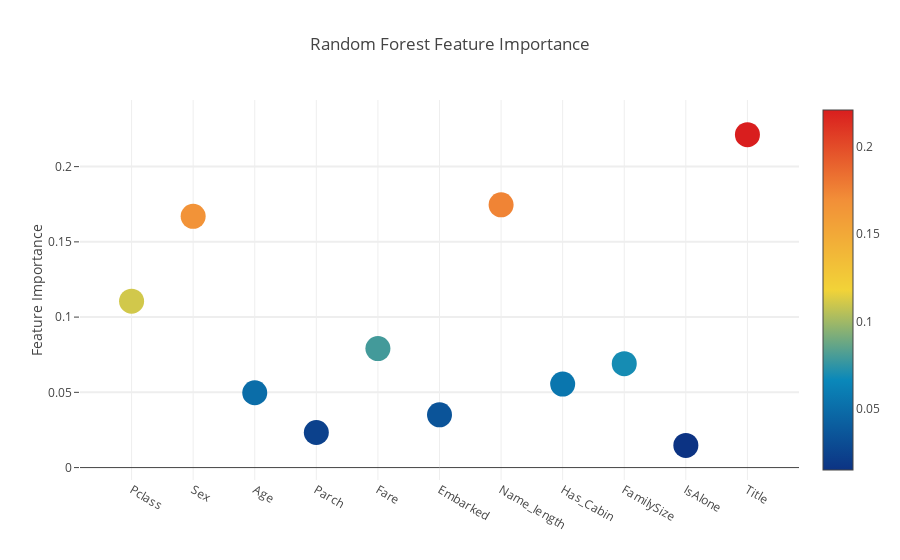
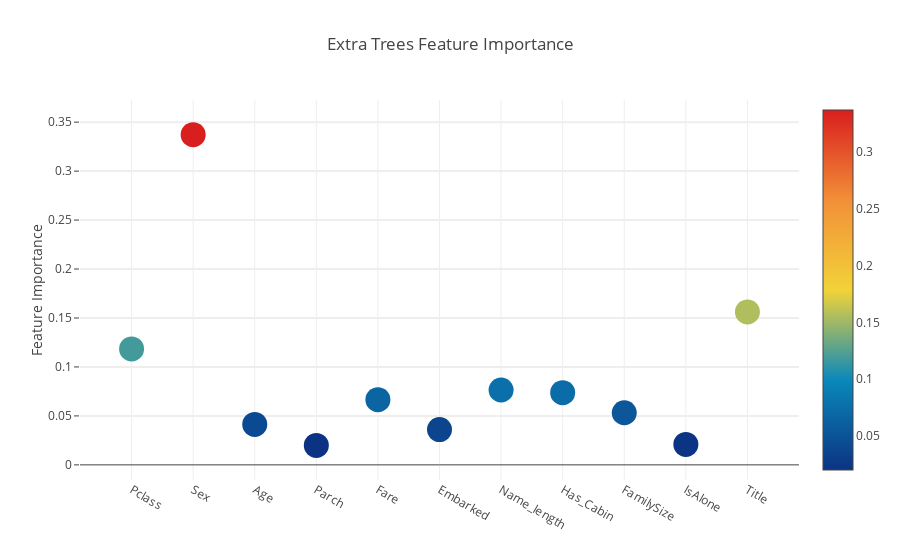
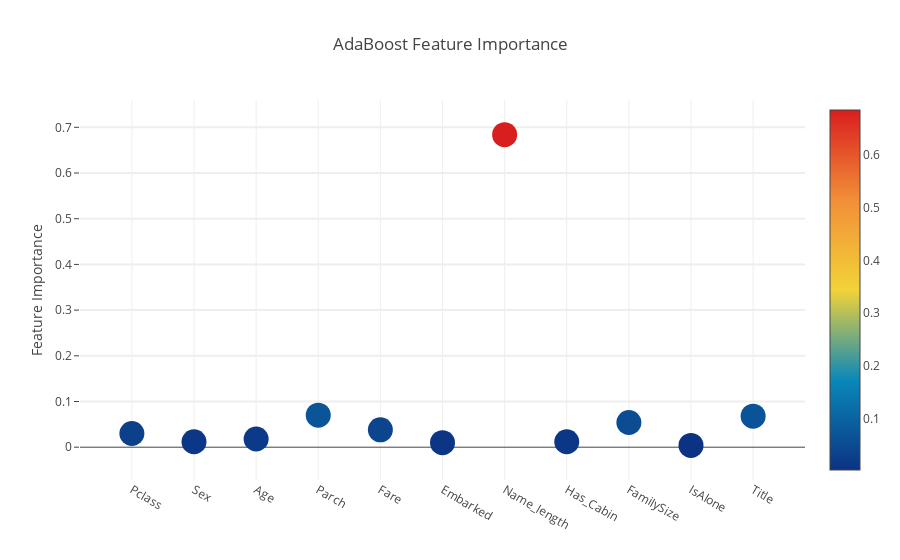
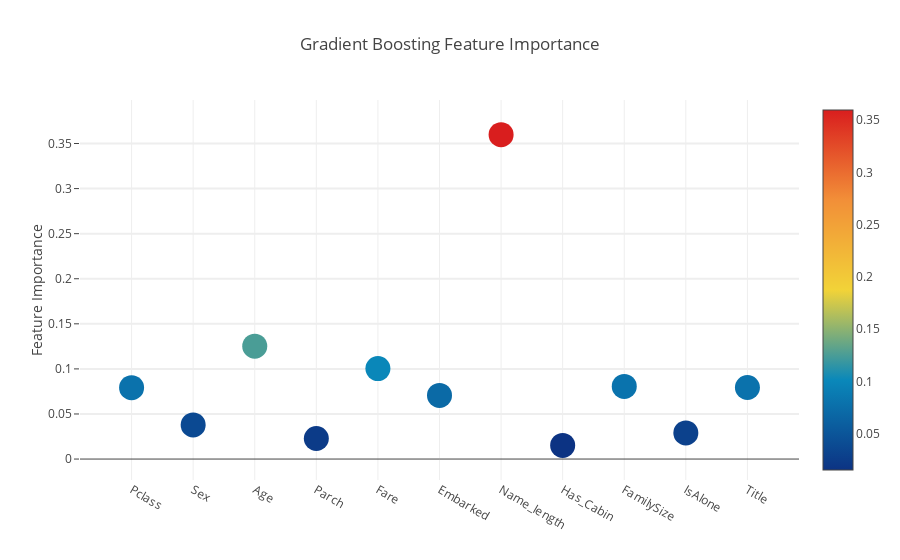

Notebook code for these charts, in order:
### Code cell
# Scatter plot 
trace = go.Scatter(
    y = feature_dataframe['Random Forest feature importances'].values,
    x = feature_dataframe['features'].values,
    mode='markers',
    marker=dict(
        sizemode = 'diameter',
        sizeref = 1,
        size = 25,
#       size= feature_dataframe['AdaBoost feature importances'].values,
        #color = np.random.randn(500), #set color equal to a variable
        color = feature_dataframe['Random Forest feature importances'].values,
        colorscale='Portland',
        showscale=True
    ),
    text = feature_dataframe['features'].values
)
data = [trace]

layout= go.Layout(
    autosize= True,
    title= 'Random Forest Feature Importance',
    hovermode= 'closest',
#     xaxis= dict(
#         title= 'Pop',
#         ticklen= 5,
#         zeroline= False,
#         gridwidth= 2,
#     ),
    yaxis=dict(
        title= 'Feature Importance',
        ticklen= 5,
        gridwidth= 2
    ),
    showlegend= False
)
fig = go.Figure(data=data, layout=layout)
py.iplot(fig,filename='scatter2010')

# Scatter plot 
trace = go.Scatter(
    y = feature_dataframe['Extra Trees  feature importances'].values,
    x = feature_dataframe['features'].values,
    mode='markers',
    marker=dict(
        sizemode = 'diameter',
        sizeref = 1,
        size = 25,
#       size= feature_dataframe['AdaBoost feature importances'].values,
        #color = np.random.randn(500), #set color equal to a variable
        color = feature_dataframe['Extra Trees  feature importances'].values,
        colorscale='Portland',
        showscale=True
    ),
    text = feature_dataframe['features'].values
)
data = [trace]

layout= go.Layout(
    autosize= True,
    title= 'Extra Trees Feature Importance',
    hovermode= 'closest',
#     xaxis= dict(
#         title= 'Pop',
#         ticklen= 5,
#         zeroline= False,
#         gridwidth= 2,
#     ),
    yaxis=dict(
        title= 'Feature Importance',
        ticklen= 5,
        gridwidth= 2
    ),
    showlegend= False
)
fig = go.Figure(data=data, layout=layout)
py.iplot(fig,filename='scatter2010')

# Scatter plot 
trace = go.Scatter(
    y = feature_dataframe['AdaBoost feature importances'].values,
    x = feature_dataframe['features'].values,
    mode='markers',
    marker=dict(
        sizemode = 'diameter',
        sizeref = 1,
        size = 25,
#       size= feature_dataframe['AdaBoost feature importances'].values,
        #color = np.random.randn(500), #set color equal to a variable
        color = feature_dataframe['AdaBoost feature importances'].values,
        colorscale='Portland',
        showscale=True
    ),
    text = feature_dataframe['features'].values
)
data = [trace]

layout= go.Layout(
    autosize= True,
    title= 'AdaBoost Feature Importance',
    hovermode= 'closest',
#     xaxis= dict(
#         title= 'Pop',
#         ticklen= 5,
#         zeroline= False,
#         gridwidth= 2,
#     ),
    yaxis=dict(
        title= 'Feature Importance',
        ticklen= 5,
        gridwidth= 2
    ),
    showlegend= False
)
fig = go.Figure(data=data, layout=layout)
py.iplot(fig,filename='scatter2010')

# Scatter plot 
trace = go.Scatter(
    y = feature_dataframe['Gradient Boost feature importances'].values,
    x = feature_dataframe['features'].values,
    mode='markers',
    marker=dict(
        sizemode = 'diameter',
        sizeref = 1,
        size = 25,
#       size= feature_dataframe['AdaBoost feature importances'].values,
        #color = np.random.randn(500), #set color equal to a variable
        color = feature_dataframe['Gradient Boost feature importances'].values,
        colorscale='Portland',
        showscale=True
    ),
    text = feature_dataframe['features'].values
)
data = [trace]

layout= go.Layout(
    autosize= True,
    title= 'Gradient Boosting Feature Importance',
    hovermode= 'closest',
#     xaxis= dict(
#         title= 'Pop',
#         ticklen= 5,
#         zeroline= False,
#         gridwidth= 2,
#     ),
    yaxis=dict(
        title= 'Feature Importance',
        ticklen= 5,
        gridwidth= 2
    ),
    showlegend= False
)
fig = go.Figure(data=data, layout=layout)
py.iplot(fig,filename='scatter2010')

### Figure 1 — Plotly figure (JSON) as saved in the notebook; plotly's stock layout.template omitted (floating-point values rounded to 4 significant figures)
{"data": [{"marker": {"color": [0.1106, 0.167, 0.04973, 0.02333, 0.07907, 0.03507, 0.1746, 0.05552, 0.06906, 0.01476, 0.2213], "colorscale": "Portland", "showscale": true, "size": 25, "sizemode": "diameter", "sizeref": 1}, "mode": "markers", "text": ["Pclass", "Sex", "Age", "Parch", "Fare", "Embarked", "Name_length", "Has_Cabin", "FamilySize", "IsAlone", "Title"], "type": "scatter", "x": ["Pclass", "Sex", "Age", "Parch", "Fare", "Embarked", "Name_length", "Has_Cabin", "FamilySize", "IsAlone", "Title"], "y": [0.1106, 0.167, 0.04973, 0.02333, 0.07907, 0.03507, 0.1746, 0.05552, 0.06906, 0.01476, 0.2213]}], "layout": {"autosize": true, "hovermode": "closest", "showlegend": false, "title": "Random Forest Feature Importance", "yaxis": {"gridwidth": 2, "ticklen": 5, "title": "Feature Importance"}}}

### Figure 2 — Plotly figure (JSON) as saved in the notebook; plotly's stock layout.template omitted (floating-point values rounded to 4 significant figures)
{"data": [{"marker": {"color": [0.1184, 0.3373, 0.04127, 0.0199, 0.0666, 0.03606, 0.07645, 0.07372, 0.05325, 0.02088, 0.1562], "colorscale": "Portland", "showscale": true, "size": 25, "sizemode": "diameter", "sizeref": 1}, "mode": "markers", "text": ["Pclass", "Sex", "Age", "Parch", "Fare", "Embarked", "Name_length", "Has_Cabin", "FamilySize", "IsAlone", "Title"], "type": "scatter", "x": ["Pclass", "Sex", "Age", "Parch", "Fare", "Embarked", "Name_length", "Has_Cabin", "FamilySize", "IsAlone", "Title"], "y": [0.1184, 0.3373, 0.04127, 0.0199, 0.0666, 0.03606, 0.07645, 0.07372, 0.05325, 0.02088, 0.1562]}], "layout": {"autosize": true, "hovermode": "closest", "showlegend": false, "title": "Extra Trees Feature Importance", "yaxis": {"gridwidth": 2, "ticklen": 5, "title": "Feature Importance"}}}

### Figure 3 — Plotly figure (JSON) as saved in the notebook; plotly's stock layout.template omitted (floating-point values rounded to 4 significant figures)
{"data": [{"marker": {"color": [0.03, 0.012, 0.018, 0.07, 0.038, 0.01, 0.684, 0.012, 0.054, 0.004, 0.068], "colorscale": "Portland", "showscale": true, "size": 25, "sizemode": "diameter", "sizeref": 1}, "mode": "markers", "text": ["Pclass", "Sex", "Age", "Parch", "Fare", "Embarked", "Name_length", "Has_Cabin", "FamilySize", "IsAlone", "Title"], "type": "scatter", "x": ["Pclass", "Sex", "Age", "Parch", "Fare", "Embarked", "Name_length", "Has_Cabin", "FamilySize", "IsAlone", "Title"], "y": [0.03, 0.012, 0.018, 0.07, 0.038, 0.01, 0.684, 0.012, 0.054, 0.004, 0.068]}], "layout": {"autosize": true, "hovermode": "closest", "showlegend": false, "title": "AdaBoost Feature Importance", "yaxis": {"gridwidth": 2, "ticklen": 5, "title": "Feature Importance"}}}

### Figure 4 — Plotly figure (JSON) as saved in the notebook; plotly's stock layout.template omitted (floating-point values rounded to 4 significant figures)
{"data": [{"marker": {"color": [0.07922, 0.0379, 0.1252, 0.02283, 0.1003, 0.07059, 0.3599, 0.01518, 0.08054, 0.029, 0.07938], "colorscale": "Portland", "showscale": true, "size": 25, "sizemode": "diameter", "sizeref": 1}, "mode": "markers", "text": ["Pclass", "Sex", "Age", "Parch", "Fare", "Embarked", "Name_length", "Has_Cabin", "FamilySize", "IsAlone", "Title"], "type": "scatter", "x": ["Pclass", "Sex", "Age", "Parch", "Fare", "Embarked", "Name_length", "Has_Cabin", "FamilySize", "IsAlone", "Title"], "y": [0.07922, 0.0379, 0.1252, 0.02283, 0.1003, 0.07059, 0.3599, 0.01518, 0.08054, 0.029, 0.07938]}], "layout": {"autosize": true, "hovermode": "closest", "showlegend": false, "title": "Gradient Boosting Feature Importance", "yaxis": {"gridwidth": 2, "ticklen": 5, "title": "Feature Importance"}}}
